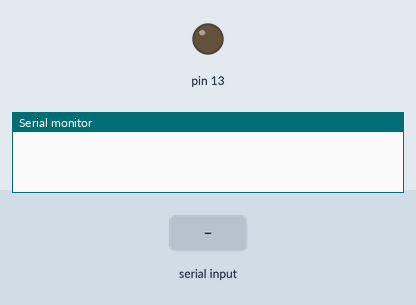
Recording of a sketch running on a simulated Arduino Uno, built with avr-gcc and run on an emulated ATmega328P. Parts: output pins drawn as LEDs (lit = HIGH), the last lines printed to the serial monitor. The test bench sets the inputs (shaded band).

Above: at 1.2 s.
1.3 s: "0" received over Serial
At 2.0 s:
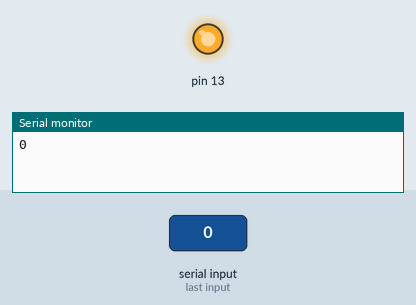
Timing chart, 0 to 4.8 s (numbered marks = the images above; inputs shaded):
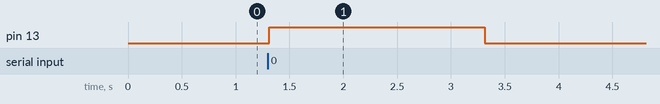

Measured:
- after the input at 1.3 s, pin 13: LOW → HIGH at once, → LOW 2.0 s later

The sketch:

testeComport.ino
```cpp
char dado;
String dados="";
String recebido;

void setup() {
  Serial.begin(9600);
  pinMode(13, OUTPUT);
}

void loop() {
  recebido = lerSerial();
  if (recebido.length()>0) {
    Serial.print(recebido);
    if (recebido == "0"){
      digitalWrite(13, HIGH);
      delay(2000);
      digitalWrite(13, LOW);
    }
  }
}

String lerSerial(){
  dados ="";
  dado=' ';
  while(Serial.available()>0){
    dado = (byte)Serial.read();
    dados += dado;
    dado = ' ';
    delay(10);
  }
  return dados;
}
```
